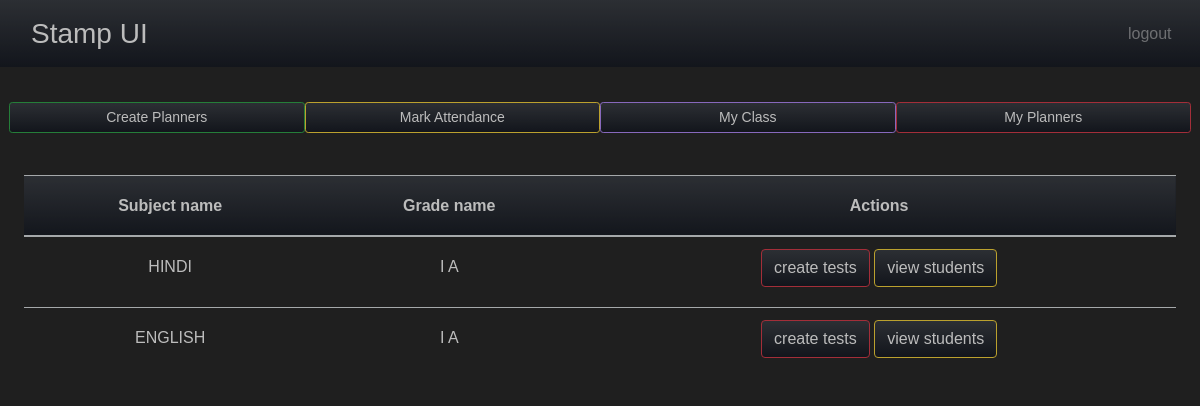
Page /teacher-home (signed in) on the earlier database version.
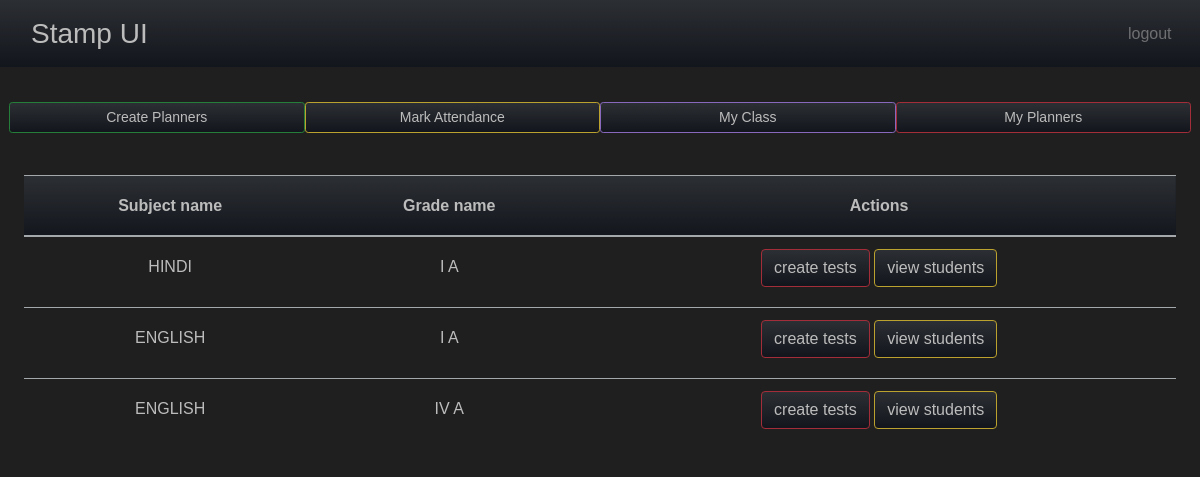
Same page on the later database version.
### teacher/models.py (models this page shows, shortened)
class teacher_subject_grade_section(models.Model):
    teacher = models.ForeignKey(teacher_details, on_delete=models.DO_NOTHING)
    subject = models.ForeignKey(subject_master, on_delete=models.DO_NOTHING)
    grade_section = models.ForeignKey(grade_section_master, on_delete=models.DO_NOTHING)

### lead/models.py (models this page shows)
class subject_master(models.Model):
    subject_name = models.CharField(max_length=65)
    def __str__(self):
        return f'{self.subject_name}'

class grade_section_master(models.Model):
    grade = models.ForeignKey(grade_master, on_delete=models.DO_NOTHING)
    section = models.ForeignKey(section_master, on_delete=models.DO_NOTHING)
    def __str__(self):
        return f"{self.grade} {self.section}"

class grade_master(models.Model):
    grade_name = models.CharField(max_length=4)
    def __str__(self):
        return self.grade_name

class section_master(models.Model):
    section_name = models.CharField(max_length=1)
    def __str__(self):
        return self.section_name

### teacher/views.py (the view)
# urls.py: path('teacher-home', views.teacher_home, name='teacher-home'),
def teacher_home(request):
    teacher = teacher_details.objects.filter(user_name=request.user)[0]
    if grade_class_teacher.objects.filter(teacher=teacher).exists():
        is_classTeacher = True
    else:
        is_classTeacher = False
    teacher_subjects = teacher_subject_grade_section.objects.filter(
        teacher=teacher)
    context = {
        "my_subjects": teacher_subjects,
        'is_classTeacher': is_classTeacher,
        'teacher': teacher
    }
    return render(request, 'teacher/teacher-index.html', context)

### teacher/templates/teacher/teacher-index.html
{% extends "teacher/base.html" %} {% load crispy_forms_tags %} {% block content %}
<section class="options d-flex row justify-content-around">
    <a href="{% url 'planners' %}" class="mb-2 btn  btn-success  btn-sm bg-gradient-primary text-white my-options col">
        Create Planners
    </a> {% if is_classTeacher %}
    <a href="{% url 'attendance' %}" class="mb-2 btn btn-warning btn-sm bg-gradient-primary text-white my-options col">
        Mark Attendance
    </a>
    <a href="{% url 'grade-students' teacher.grade_class_teacher.grade_section.id %}" class="mb-2 btn btn-secondary btn-sm bg-gradient-primary text-white my-options col">
        My Class
    </a> {% endif %}
    <a href="{% url 'my-planners' %}" class="mb-2 btn btn-danger btn-sm bg-gradient-primary text-white my-options col">
        My Planners
    </a>
</section>
<section class="my-subjects">
    <div class="table-responsive">
        <table class="table">
            <thead class="text-center bg-gradient-primary text-white ">
                <tr>
                    <th>Subject name</th>
                    <th>Grade name</th>
                    <th>Actions</th>
                </tr>
            </thead>
            <tbody class="text-center text-lowercase text-justify text-white ">
                {% for subject in my_subjects %}
                <tr>
                    <td class="text-uppercase "> {{ subject.subject }}</td>
                    <td class="text-uppercase "> {{ subject.grade_section }} </td>
                    <td>
                        <a href="{% url 'planners' %} " class=" btn btn-danger rounded bg-gradient-primary text-white my-options mb-2 ">
                        Create Tests
                    </a>
                        <a href="{% url 'grade-students' subject.grade_section.id %} " class="btn btn-warning bg-gradient-primary rounded text-white my-options mb-2">
                        View Students
                    </a>
                    </td>
                </tr>
                {% endfor %}
            </tbody>
        </table>
    </div>
</section>
{% endblock content %}

Differences in the rows shown:
added teacher_subject_grade_section: subject "ENGLISH", grade_section "IV A"
